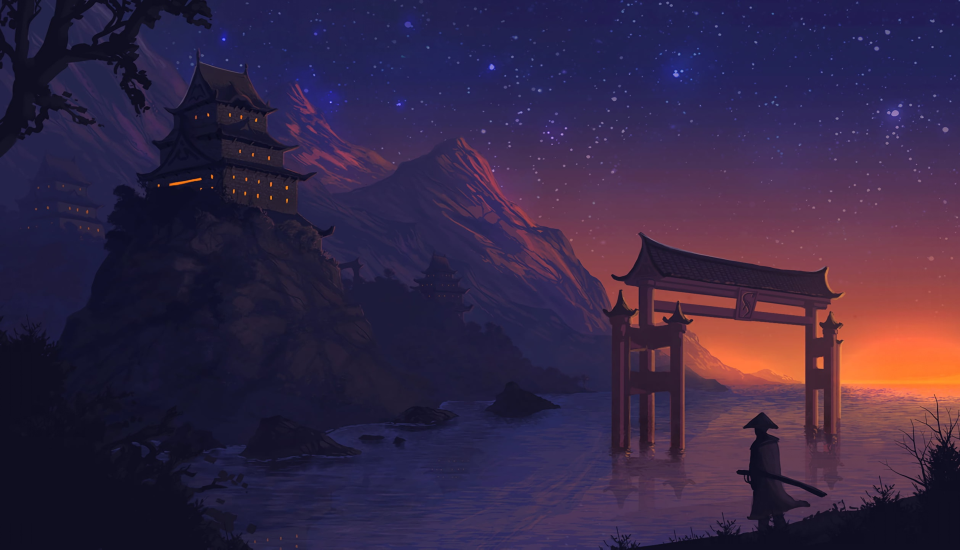
#> input picture watermarked_image.jpg, 2880 x 1648 px, given in place of new.jpg, which was not available (shown at 1/3 size); the run also reads 1 picture not shown here
$ python extract.py
#> lines starting #> are read from the running program, lines starting #| are printed output that depends on the picture; pictures that were not available may be replaced by others from this repository, and a replacement may not be noted
import cv2
import numpy as np
import pywt

# Load the images
watermarked_image_path = 'new.jpg'
original_image_path = 'watermark.jpg'
watermarked_image = cv2.imread(watermarked_image_path)
#> watermarked_image is the input picture: shape (1648, 2880, 3); mean B, G, R 69.2, 38.7, 54.5
original_image = cv2.imread(original_image_path)

# Define watermark shape based on the original image
watermark_shape = (original_image.shape[0] // 4, original_image.shape[1] // 4)
#> watermark_shape = (412, 720)

# Split the images into their color channels
watermarked_blue, watermarked_green, watermarked_red = cv2.split(watermarked_image)
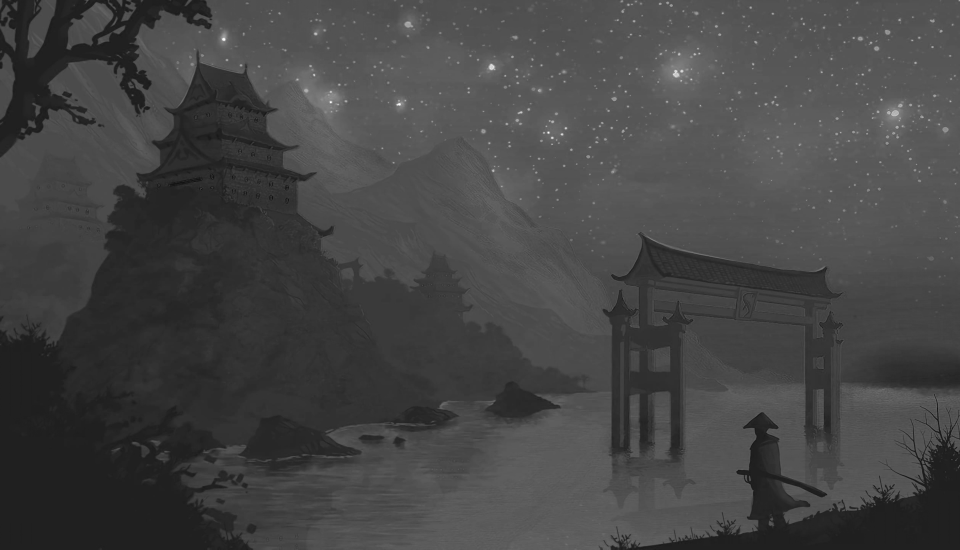
#> watermarked_blue: shape (1648, 2880) (shown at 1/3 size); min 0, max 255, mean 69.2
original_blue, original_green, original_red = cv2.split(original_image)

# Function to extract watermark from a single channel
def extract_from_channel(watermarked_channel, original_channel, wm_height, wm_width, alpha=0.05):
    # Apply DWT to both watermarked and original channel
#> called with wm_height = 412, wm_width = 720, alpha = 0.05
    coeffs_watermarked = pywt.dwt2(watermarked_channel, 'haar')
    LL_w, (LH_w, HL_w, HH_w) = coeffs_watermarked
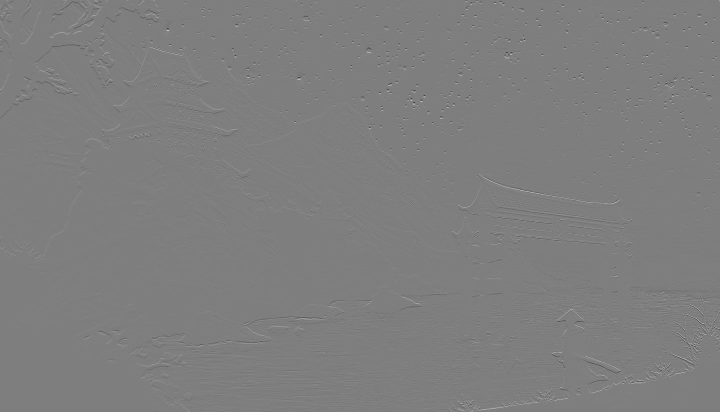
#> LH_w: shape (824, 1440) float64 (shown at 1/2 size); min -55, max 55.5, mean 0; drawn with min black and max white

    coeffs_original = pywt.dwt2(original_channel, 'haar')
    LL_o, (LH_o, HL_o, HH_o) = coeffs_original

    # Extract the watermark by subtracting the HH components
    extracted_watermark = (HH_w[:wm_height, :wm_width] - HH_o[:wm_height, :wm_width]) / alpha

    # Convert extracted watermark back to original scale
    extracted_watermark = np.clip(extracted_watermark * 255, 0, 255).astype(np.uint8)
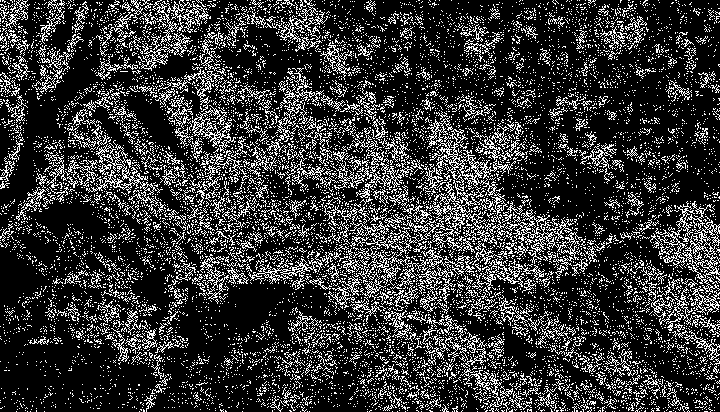
#> extracted_watermark: shape (412, 720); 21.1% white in thin lines or dots
    return extracted_watermark

# Extract watermark from each color channel
extracted_blue_wm = extract_from_channel(watermarked_blue, original_blue, watermark_shape[0], watermark_shape[1])
extracted_green_wm = extract_from_channel(watermarked_green, original_green, watermark_shape[0], watermark_shape[1])
#> call 2 of extract_from_channel, with wm_height = 412, wm_width = 720, alpha = 0.05
#> in extract_from_channel (call 2), `LL_w, (LH_w, HL_w, HH_w) = coeffs_watermarked`:
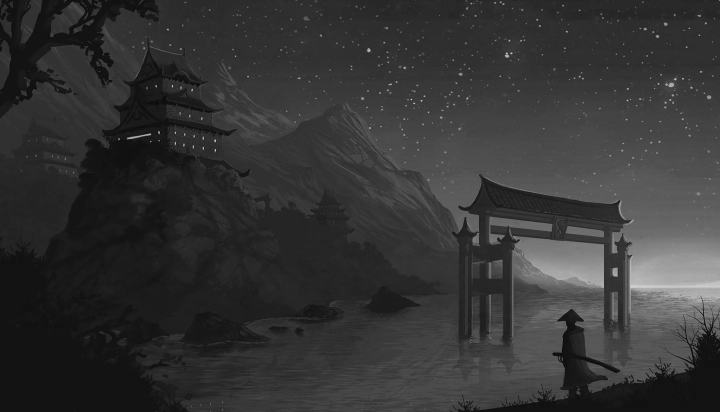
#> LL_w: shape (824, 1440) float64 (shown at 1/2 size); min 0.5, max 369, mean 77.5; drawn with min black and max white
#> in extract_from_channel (call 2), `extracted_watermark = np.clip(extracted_watermark * 255, 0, 255).astyp..`: extracted_watermark: shape (412, 720); 20% white in thin lines or dots
extracted_red_wm = extract_from_channel(watermarked_red, original_red, watermark_shape[0], watermark_shape[1])
#> call 3 of extract_from_channel, with wm_height = 412, wm_width = 720, alpha = 0.05
#> in extract_from_channel (call 3), `LL_o, (LH_o, HL_o, HH_o) = coeffs_original`:
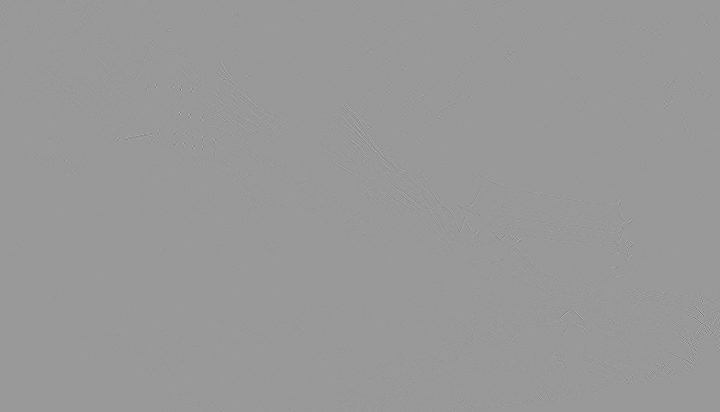
#> HH_o: shape (824, 1440) float64 (shown at 1/2 size); min -37.5, max 25, mean 0; drawn with min black and max white
#> in extract_from_channel (call 3), `extracted_watermark = np.clip(extracted_watermark * 255, 0, 255).astyp..`:
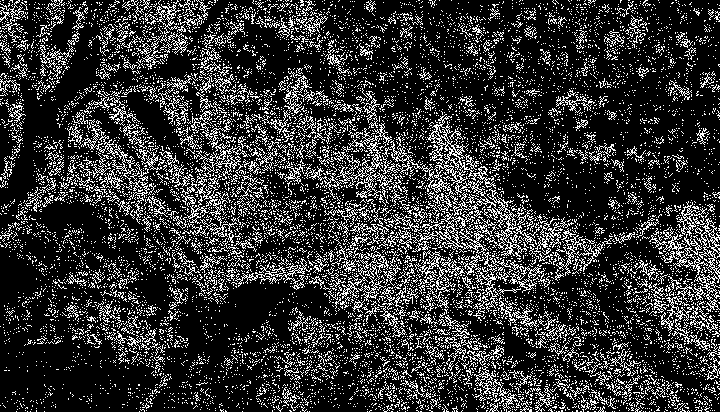
#> extracted_watermark: shape (412, 720); 20.1% white in thin lines or dots

# Average the extracted watermarks from the color channels
extracted_watermark = (extracted_blue_wm + extracted_green_wm + extracted_red_wm) // 3
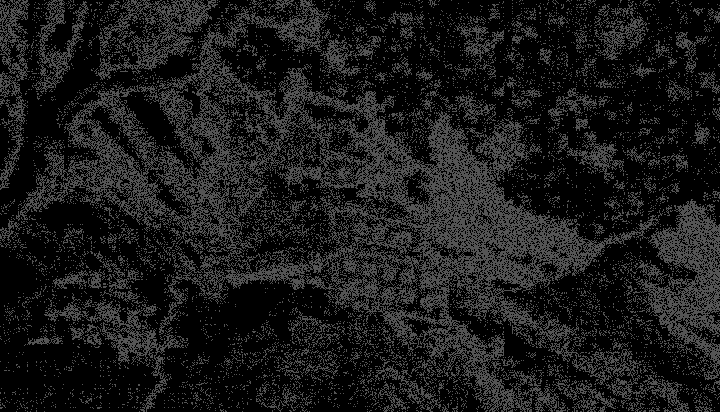
#> extracted_watermark: shape (412, 720); min 0, max 85, mean 26.2

# Save the extracted watermark for comparison
output_extracted_watermark_path = 'extracted_watermark_adjusted2.png'
cv2.imwrite(output_extracted_watermark_path, extracted_watermark)

output_extracted_watermark_path
